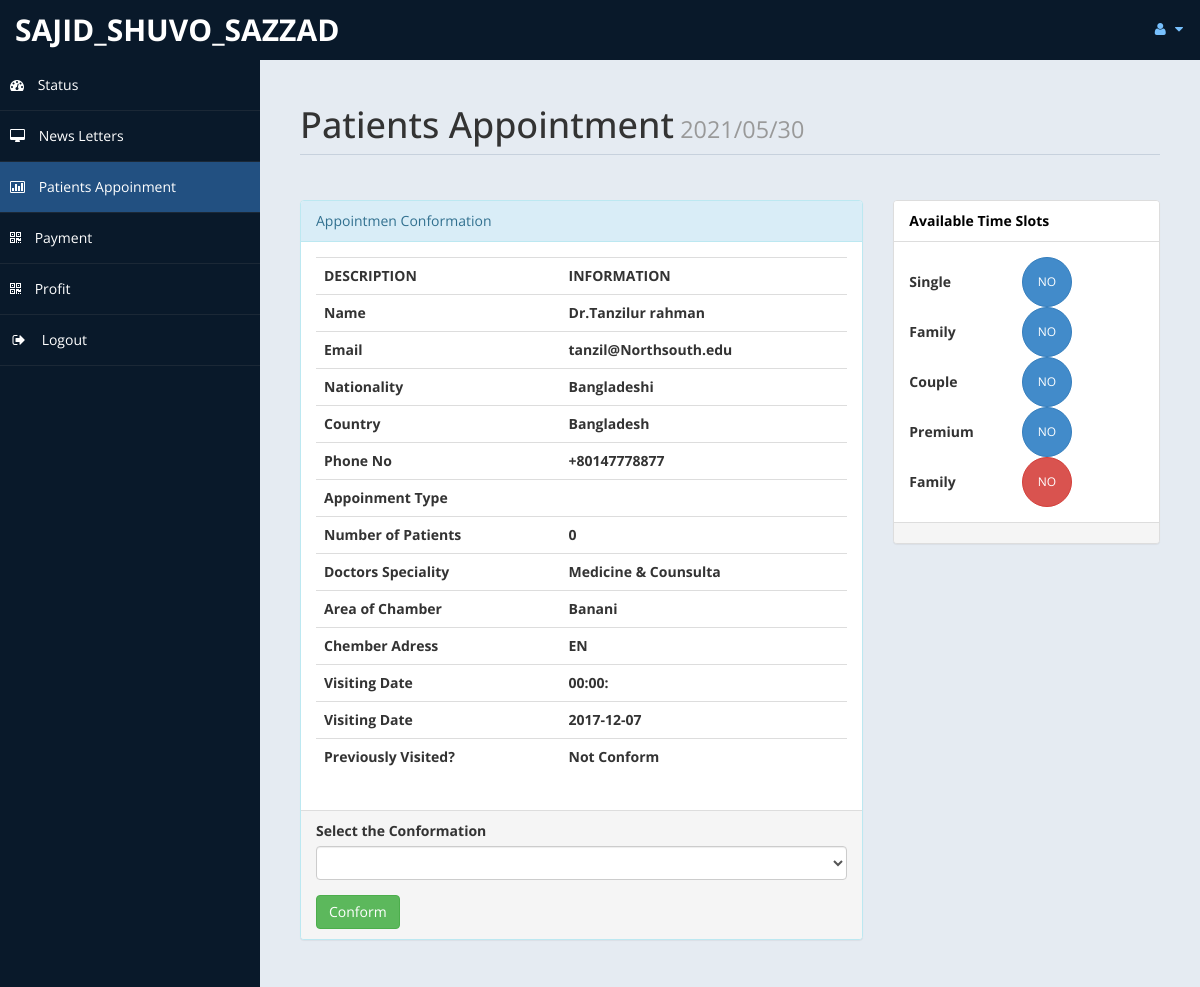
/admin/appoinment.php?rid=9 (signed in), run on the app's committed database.
### tables this page shows
CREATE TABLE IF NOT EXISTS `appoinment` (
  `id` int(10) unsigned NOT NULL,
  `Title` varchar(5) DEFAULT NULL,
  `FName` text,
  `LName` text,
  `Email` varchar(50) DEFAULT NULL,
  `National` varchar(30) DEFAULT NULL,
  `Country` varchar(30) DEFAULT NULL,
  `Phone` text,
  `Doc_speciality` varchar(20) DEFAULT NULL,
  `typ_of_apoint` varchar(50) NOT NULL,
  `n_patients` int(11) NOT NULL,
  `Area_Sel` varchar(40) DEFAULT NULL,
  `Doc_adrs` varchar(100) DEFAULT NULL,
  `Vtime` varchar(6) DEFAULT NULL,
  `VDate` date DEFAULT NULL,
  `Status` varchar(15) DEFAULT NULL
);

### admin/appoinment.php (the view, shortened to what this page needs)
<?php
		if(!isset($_GET["rid"]))
		{
			 header("location:index.php");
		}
		else {
				$curdate=date("Y/m/d");
				include ('db.php');
				$id = $_GET['rid'];
				$sql ="Select * from appoinment where id = '$id'";
				$re = mysqli_query($con,$sql);
				while($row=mysqli_fetch_array($re))
				{
					$title = $row['Title'];
					$fname = $row['FName'];
					$lname = $row['LName'];
					$email = $row['Email'];
					$nat = $row['National'];
					$country = $row['Country'];
					$Phone = $row['Phone'];
					$typ_of_apoint=$row['typ_of_apoint'];
					$n_patients=$row['n_patients'];
					$Doc_speciality = $row['Doc_speciality'];
					$Area_Sel = $row['Area_Sel'];
					$Doc_adrs = $row['Doc_adrs'];
					$VTime= $row['Vtime'];
					$VDate = $row['VDate'];
					$prev_visit= $row['Status'];
				}
	}
			?>
<!DOCTYPE html>
<html xmlns="http://www.w3.org/1999/xhtml">
<head>
    <link href="assets/css/bootstrap.css" rel="stylesheet" />
    <link href="assets/css/font-awesome.css" rel="stylesheet" />
    <link href="assets/js/morris/morris-0.4.3.min.css" rel="stylesheet" />
    <link href="assets/css/custom-styles.css" rel="stylesheet" />
</head>
<body>
    <div id="wrapper">
        <nav class="navbar navbar-default top-navbar" role="navigation">
            <div class="navbar-header">
                <a class="navbar-brand" href="home.php"> <?php echo $_SESSION["user"]; ?> </a>
            </div>
            <ul class="nav navbar-top-links navbar-right">
                <li class="dropdown">
                    <a class="dropdown-toggle" data-toggle="dropdown" href="#" aria-expanded="false">
                        <i class="fa fa-user fa-fw"></i> <i class="fa fa-caret-down"></i>
                    </a>
                </li>
            </ul>
        </nav>
        <nav class="navbar-default navbar-side" role="navigation">
            <div class="sidebar-collapse">
                <ul class="nav" id="main-menu">
                    <li>
                        <a  href="home.php"><i class="fa fa-dashboard"></i> Status</a>
                    </li>
                    <li>
                        <a href="messages.php"><i class="fa fa-desktop"></i> News Letters</a>
                    </li>
					<li>
                        <a class="active-menu" href="appoinment.php"><i class="fa fa-bar-chart-o"></i> Patients Appoinment</a>
                    </li>
                    <li>
                        <a href="payment.php"><i class="fa fa-qrcode"></i> Payment</a>
                    </li>
					<li>
                        <a  href="profit.php"><i class="fa fa-qrcode"></i> Profit</a>
                    </li>
                    <li>
                        <a href="logout.php"><i class="fa fa-sign-out fa-fw"></i> Logout</a>
                    </li>
					</ul>
            </div>
        </nav>
        <div id="page-wrapper">
            <div id="page-inner">
                <div class="row">
                    <div class="col-md-12">
                        <h1 class="page-header">
                            Patients Appointment<small>	<?php echo  $curdate; ?> </small>
                        </h1>
                    </div>
					<div class="col-md-8 col-sm-8">
                    <div class="panel panel-info">
                        <div class="panel-heading">
                         Appointmen Conformation
                        </div>
                        <div class="panel-body">
							<div class="table-responsive">
                                <table class="table">
                                    <tr>
                                            <th>DESCRIPTION</th>
                                            <th>INFORMATION</th>
                                        </tr>
                                        <tr>
                                            <th>Name</th>
                                            <th><?php echo $title.$fname.$lname; ?> </th>
                                        </tr>
										<tr>
                                            <th>Email</th>
                                            <th><?php echo $email; ?> </th>
                                        </tr>
										<tr>
                                            <th>Nationality </th>
                                            <th><?php echo $nat; ?></th>
                                        </tr>
										<tr>
                                            <th>Country </th>
                                            <th><?php echo $country;  ?></th>
                                        </tr>
										<tr>
                                            <th>Phone No </th>
                                            <th><?php echo $Phone; ?></th>
                                        </tr>
                                        <tr>
                                            <th>Appoinment Type</th>
                                            <th><?php echo $typ_of_apoint; ?></th>
                                        </tr>
                                        <tr>
                                            <th>Number of Patients</th>
                                            <th><?php echo $n_patients; ?></th>
                                        </tr>
										<tr>
                                            <th>Doctors Speciality </th>
                                            <th><?php echo $Doc_speciality; ?></th>
                                        </tr>
										<tr>
                                            <th> Area  of Chamber</th>
                                            <th><?php echo $Area_Sel; ?></th>
                                        </tr>
										<tr>
                                            <th>Chember Adress </th>
                                            <th><?php echo $Doc_adrs; ?></th>
                                        </tr>
                                        <tr>
                                            <th>Visiting  Date </th>
                                            <th><?php echo $VTime; ?></th>
                                        </tr>
										<tr>
                                            <th>Visiting  Date </th>
                                            <th><?php echo $VDate; ?></th>
                                        </tr>
										<tr>
                                            <th> Previously Visited?</th>
                                            <th><?php echo $prev_visit; ?></th>
                                        </tr>
                                </table>
                            </div>
                        </div>
                        <div class="panel-footer">
                            <form method="post">
										<div class="form-group">
														<label>Select the Conformation</label>
														<select name="conf"class="form-control">
															<option value selected>	</option>
															<option value="Conform">Conform</option>
														</select>
										 </div>
							<input type="submit" name="co" value="Conform" class="btn btn-success">
							</form>
                        </div>
                    </div>
					</div>
					<?php
						$r =0 ;
						$sc =0;
						$gh = 0;
						$sr = 0;
						$dr = 0;
						?>
						<?php
						$cr =0 ;
						$csc =0;
						$cgh = 0;
						$csr = 0;
						$cdr = 0;
					?>
					<div class="col-md-4 col-sm-4">
                    <div class="panel panel-default">
                        <div class="panel-heading">
                           Available Time Slots
                        </div>
                        <div class="panel-body">
						<table width="200px">
							<tr>
								<td><b>Single</b></td>
								<td><button type="button" class="btn btn-primary btn-circle"><?php
									$f1 =$sc - $csc;
									if($f1 <=0 )
									{	$f1 = "NO";
										echo $f1;
									}
									else{
											echo $f1;
									}
								?> </button></td>
							</tr>
							<tr>
								<td><b>Family</b>	 </td>
								<td><button type="button" class="btn btn-primary btn-circle"><?php
								$f2 =  $gh -$cgh;
								if($f2 <=0 )
									{	$f2 = "NO";
										echo $f2;
									}
									else{
											echo $f2;
									}
								?> </button></td>
							</tr>
							<tr>
								<td><b> Couple</b></td>
								<td><button type="button" class="btn btn-primary btn-circle"><?php
								$f3 =$sr - $csr;
								if($f3 <=0 )
									{	$f3 = "NO";
										echo $f3;
									}
									else{
											echo $f3;
									}
								?> </button></td>
							</tr>
							<tr>
								<td><b>Premium</b>	 </td>
								<td><button type="button" class="btn btn-primary btn-circle"><?php
								$f4 =$dr - $cdr;
								if($f4 <=0 )
									{	$f4 = "NO";
										echo $f4;
									}
									else{
											echo $f4;
									}
								?> </button></td>
							</tr>
							<tr>
								<td><b>Family</b> </td>
								<td> <button type="button" class="btn btn-danger btn-circle"><?php
								$f5 =$r-$cr;
								if($f5 <=0 )
									{	$f5 = "NO";
										echo $f5;
									}
									else{
											echo $f5;
									}
								 ?> </button></td>
							</tr>
						</table>
						</div>
                        <div class="panel-footer">
                        </div>
                    </div>
					</div>
                </div>
                </div>
         </div>
        </div>
</body>
</html>

### admin/assets/css/custom-styles.css (style rules this page uses)
body { font-family: 'Open Sans', sans-serif; }
#wrapper { width: 100%; background:#09192A; }
#page-wrapper { padding: 15px 15px; min-height: 600px; background:#E5EBF2; }
#page-inner { width:100%; margin:10px 20px 10px 0px; background-color:transparent; padding:10px; min-height:1200px; }
h1, .h1, h2, .h2, h3, .h3 { margin-top: 7px; margin-bottom: -5px; }
.page-header { padding-bottom: 9px; margin: 10px 0 45px; border-bottom: 1px solid #C7D1DD; }
.panel-default > .panel-heading { color: #000; background-color: #FFFFFF; border-color: #ddd; font-weight:bold; }
.top-navbar { margin:0px; }
.top-navbar .navbar-brand { color: #fff; width: 260px; text-align: left; height: 60px; font-size: 30px; font-weight: 700; text-transform: uppercase; line-height: 30px; }
.top-navbar .nav > li { position: relative; display: inline-block; }
.top-navbar .nav > li > a { position: relative; display: block; padding: 19px 15px; color: #77C0FD; }
.active-menu { background-color:#225081!important; }
.sidebar-collapse , .sidebar-collapse .nav { background:none; }
.sidebar-collapse .nav { padding:0; }
.sidebar-collapse .nav > li > a { color:#fff; background:transparent; text-shadow:none; }
.sidebar-collapse > .nav > li > a { padding:15px 10px; }
.sidebar-collapse > .nav > li { border-bottom: 1px solid rgba(107, 108, 109, 0.19); }
.navbar-side { border:none; background-color: transparent; }
.top-navbar { background:#09192A; border-bottom:none; }
.top-navbar .nav > li > a > i { margin-right: 2px; }
.navbar-default { border:0px solid black; }
.navbar-header { background: #09192A; }
.nav > li > a > i { margin-right:10px; }
.btn-circle { width: 50px; height: 50px; padding: 6px 0; -webkit-border-radius: 25px; -moz-border-radius: 25px; border-radius: 25px; text-align: center; font-size: 12px; line-height: 1.428571429; }
@media (min-width:768px) { #page-wrapper { margin: 0 0 0 260px; padding: 15px 30px; min-height: 1200px; } }
@media (min-width:768px) { .navbar-side { z-index: 1; position: absolute; width: 260px; } }
@media (min-width:768px) { .navbar { border-radius: 0px; } }

### data on the page
appoinment: Title "Dr.", FName "Tanzilur", LName "rahman", Email "tanzil@Northsouth.edu", National "Bangladeshi", Country "Bangladesh", Phone "+80147778877", n_patients "0", Doc_speciality "Medicine & Counsulta", Area_Sel "Banani", Doc_adrs "EN", Vtime "00:00:", VDate "2017-12-07", Status "Not Conform"

### other printed values
$_SESSION["user"] "SAJID_SHUVO_SAZZAD"
$f1 "NO"
$f2 "NO"
$f3 "NO"
$f4 "NO"
$f5 "NO"
